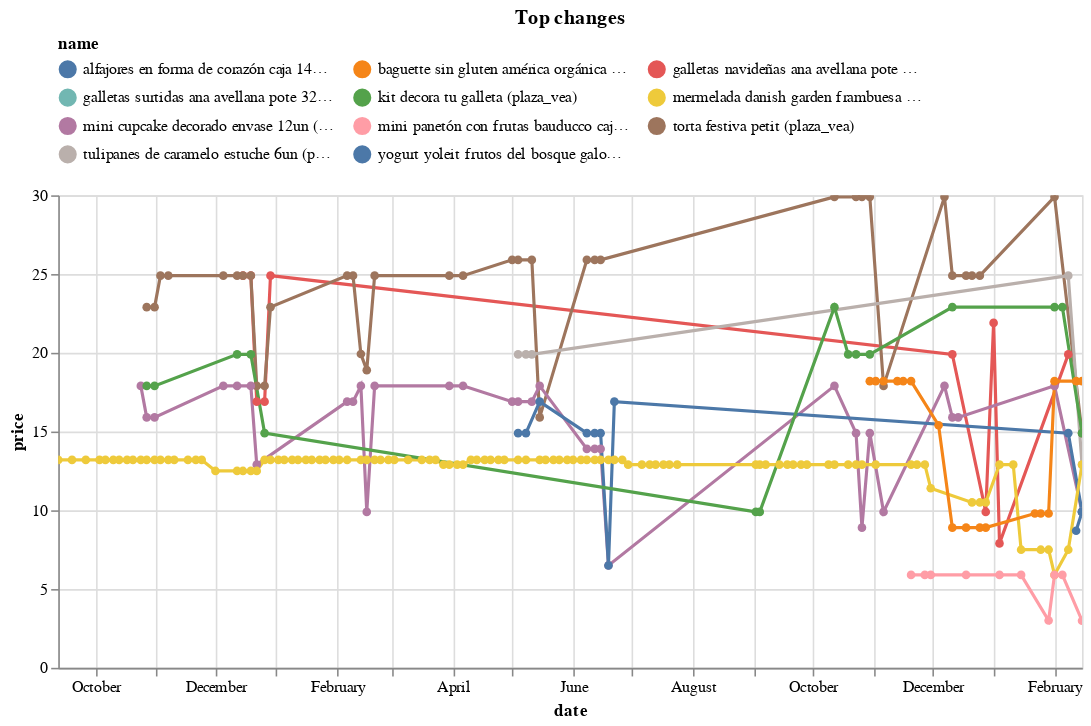

Write notebook code for a chart like this one.
### Code cell
top_changes.head(10).pipe(plot_changes, 'Top changes')

### Figure 1 — Vega-Lite specification as saved in the notebook (floating-point values rounded to 4 significant figures; data arrays with more than 128 entries replaced by an {"elided": "..."} marker saying what was removed)
{"config": {"view": {"continuousWidth": 300, "continuousHeight": 300}, "legend": {"columns": 3, "orient": "top"}}, "data": {"name": "data-2db1757bc46a7ff38c6ec5379592bd90"}, "mark": {"type": "line", "point": true}, "encoding": {"color": {"field": "name", "scale": {"domain": ["alfajores en forma de corazón caja 14un (plaza_vea)", "baguette sin gluten américa orgánica bolsa 2un (plaza_vea)", "galletas navideñas ana avellana pote 320g (plaza_vea)", "galletas surtidas ana avellana pote 320g (plaza_vea)", "kit decora tu galleta (plaza_vea)", "mermelada danish garden frambuesa frasco 340g (plaza_vea)", "mini cupcake decorado envase 12un (plaza_vea)", "mini panetón con frutas bauducco caja 80g (plaza_vea)", "torta festiva petit (plaza_vea)", "tulipanes de caramelo estuche 6un (plaza_vea)", "yogurt yoleit frutos del bosque galonera 1.7kg (plaza_vea)"]}, "type": "nominal"}, "tooltip": [{"field": "name", "type": "nominal"}, {"field": "price", "type": "quantitative"}, {"field": "last_price", "type": "quantitative"}], "x": {"field": "date", "type": "temporal"}, "y": {"field": "price", "type": "quantitative"}}, "params": [{"name": "param_1", "select": {"type": "point", "fields": ["name"]}, "bind": "legend"}, {"name": "param_2", "select": {"type": "interval", "encodings": ["x", "y"]}, "bind": "scales"}], "title": "Top changes", "transform": [{"filter": {"param": "param_1"}}], "width": 650, "$schema": "https://vega.github.io/schema/vega-lite/v5.16.3.json", "datasets": {"data-2db1757bc46a7ff38c6ec5379592bd90": {"elided": "246 records"}}}
